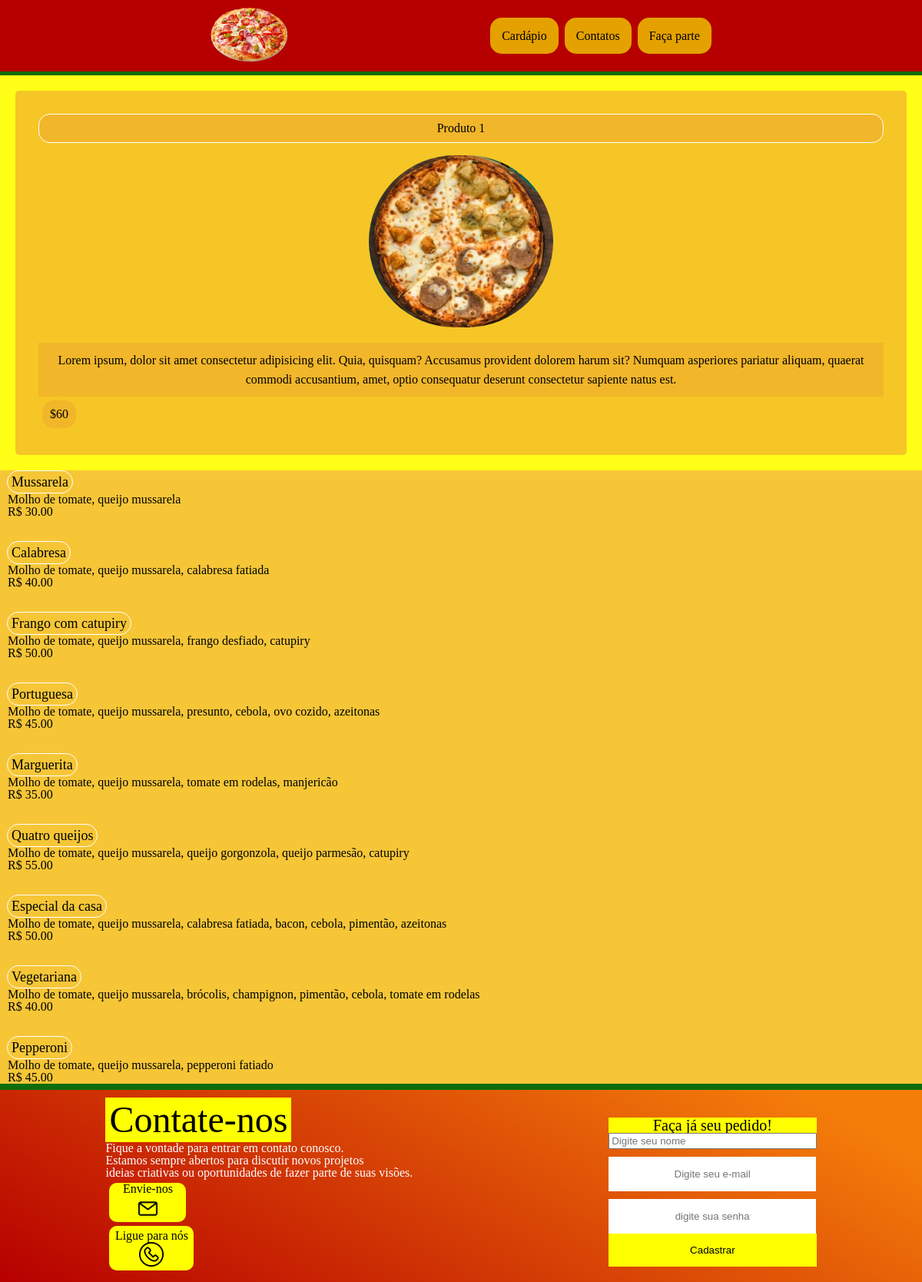
The page / on the database its author committed.
### tables this page shows
CREATE TABLE produtos (
    idprodutos INT NOT NULL AUTO_INCREMENT PRIMARY KEY,
    nome VARCHAR(200) NOT NULL,
    valor DECIMAL(10,2) NOT NULL,
    descricao TEXT NULL,
    ingredientes TEXT NULL
);

### scripts/helpers/func.php (called while the page is built, shortened)
<?php
    function listaDados($sql, $parametros = []) {
        $stmt = CON->prepare($sql);
        $stmt->execute($parametros);
        return $stmt->fetchAll(PDO::FETCH_ASSOC);
    }

### index.php (the view, shortened to what this page needs)
<!DOCTYPE html>
<html lang="pt-br">
<head>
    <link rel="stylesheet" href="styles/globais.css" >
    <link rel="stylesheet" href="styles/index.css" >
</head>
<body>
    <header>
        <div class="HeaderContainer">
            <div class="headerContainer__img">
        <img src="assepts/pizza icon.png" alt="pizza" class="header__img--icon">
        </div>
        <nav>
            <ul class="navMenu">
                <li class="navMenu__container">
                    <a class="navMenu__link" href="#"> Cardápio</a>
                </li>
                <li class="navMenu__container">
                    <a class="navMenu__link" href="#">Contatos</a>
                </li>
                <li class="navMenu__container">
                    <a class="navMenu__link" href="#">Faça parte </a>
                </li>
            </ul>
        </nav>
    </div>
    </header>
<main>
    <div class="produtos__container">
        <div class="produtos">
            <h2 class="produtos__nome">Produto 1</h2>
            <img src="assepts/pizzaMenor2.jpeg" class="produtos__img--pizza" alt="pizza">
            <p class="produtos__info">Lorem ipsum, dolor sit amet consectetur adipisicing elit. Quia, quisquam? Accusamus provident dolorem harum sit? Numquam asperiores pariatur aliquam, quaerat commodi accusantium, amet, optio consequatur deserunt consectetur sapiente natus est.</p>
            <p class="produtos__preco">$60</p>
        </div>
    </div>
    <div class="cardapio__container">
        <?php
            $produtos = listaDados('SELECT * FROM produtos');
            foreach ($produtos as $produto) { ?>
            <div class="cardapio__produtos">
                <div class="cardapio_title">
                <p class="cardapio__nome"><?= $produto['nome'] ?> </p>
                </div>
                <div class="cardapio__text-infos">
                <p class="cardapio__info"><?= $produto['descricao'] ?></p>
                <p class="cardapio__preco">R$ <?= $produto['valor'] ?></p>
                </div>
            </div>
            <?php } ?>
    </div>
</main>
<footer>
    <div class="footer__container">
        <div class="footer__txt">
            <p class="footer__txt--principal">Contate-nos</p>
            <p class="footer__txt--secondtxt">Fique a vontade para entrar em contato conosco. <br>Estamos sempre abertos para discutir novos projetos<br> ideias criativas ou oportunidades de fazer parte de suas visões.</p>
        </div>
        <div class="footer__email">
            <h2 class="footer__email--title">Envie-nos</h2>
            <img src="assepts/o-email.png" alt="iconEmail" class="footer__email--img">
        </div>
        <div class="footer__telefone">
        <h2 class="footer__telefone--title">Ligue para nós</h2>
        <img src="assepts/telefone.png" alt="iconTel" class="footer__telefone--img">
        </div>
    </div>
    <form action="cadastro.php" method="post">
    <h1 class="tituloForm">Faça já seu pedido!</h1>
      <div class="inputFooter">
      <input type="text"placeholder="Digite seu nome" class="" name="nome" class="nome inputStyle " id="nome" required>
      <input type="email"placeholder="Digite seu e-mail" name="email" id="email" class="emails inputStyle" required>
      <input type="password"placeholder="digite sua senha" name="senha" id="senha"class="numerotelefone inputStyle" required>
      <input type="submit" class="botaofo" value="Cadastrar">
      </div>
    </form>
</footer>
</body>
</html>

### index.php (style rules this page uses)
.cardapio__container { background-color: #f6c637; display: flex; flex-direction: column; align-items: flex-start; gap: 30px; }
.cardapio__preco { margin-left: 10px; }
.cardapio__info { margin-left: 10px; }
.cardapio__nome { font-size: large; margin-left: 9px; border: 1px solid white; width: fit-content; padding: 5px; border-radius: 17px; }
.cardapio__produtos { display: flex; flex-direction: column; align-items: baseline; }

### rows shown on the page
produtos: nome "Mussarela", descricao "Molho de tomate, queijo mussarela", valor "30.00"
produtos: nome "Calabresa", descricao "Molho de tomate, queijo mussarela, calabresa fatiada", valor "40.00"
produtos: nome "Frango com catupiry", descricao "Molho de tomate, queijo mussarela, frango desfiado, catupiry", valor "50.00"
produtos: nome "Portuguesa", descricao "Molho de tomate, queijo mussarela, presunto, cebola, ovo cozido, azeitonas", valor "45.00"
produtos: nome "Marguerita", descricao "Molho de tomate, queijo mussarela, tomate em rodelas, manjericão", valor "35.00"
produtos: nome "Quatro queijos", descricao "Molho de tomate, queijo mussarela, queijo gorgonzola, queijo parmesão, catupiry", valor "55.00"
produtos: nome "Especial da casa", descricao "Molho de tomate, queijo mussarela, calabresa fatiada, bacon, cebola, pimentão, azeitonas", valor "50.00"
produtos: nome "Vegetariana", descricao "Molho de tomate, queijo mussarela, brócolis, champignon, pimentão, cebola, tomate em rodelas", valor "40.00"
produtos: nome "Pepperoni", descricao "Molho de tomate, queijo mussarela, pepperoni fatiado", valor "45.00"
